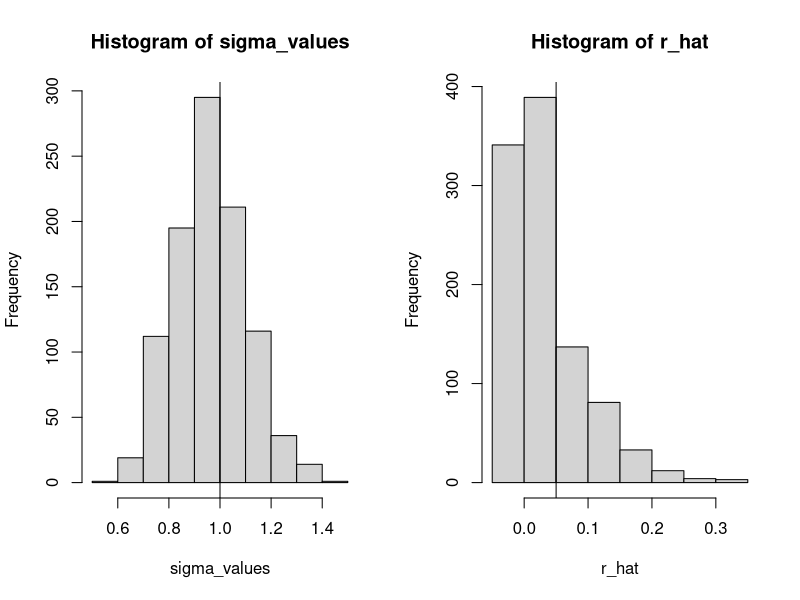
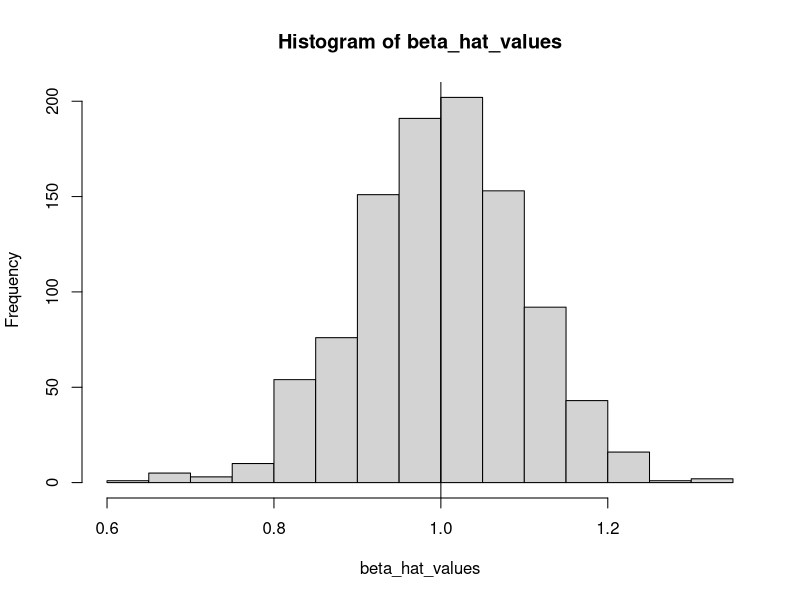
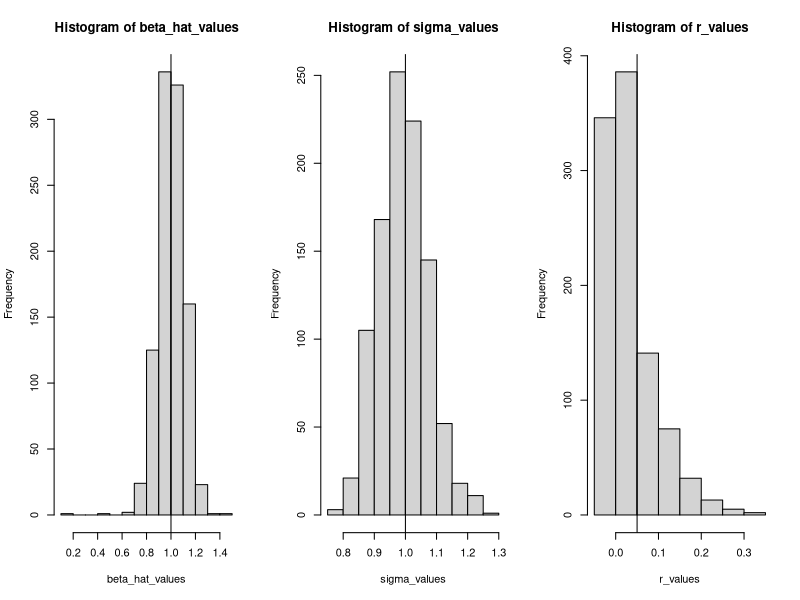
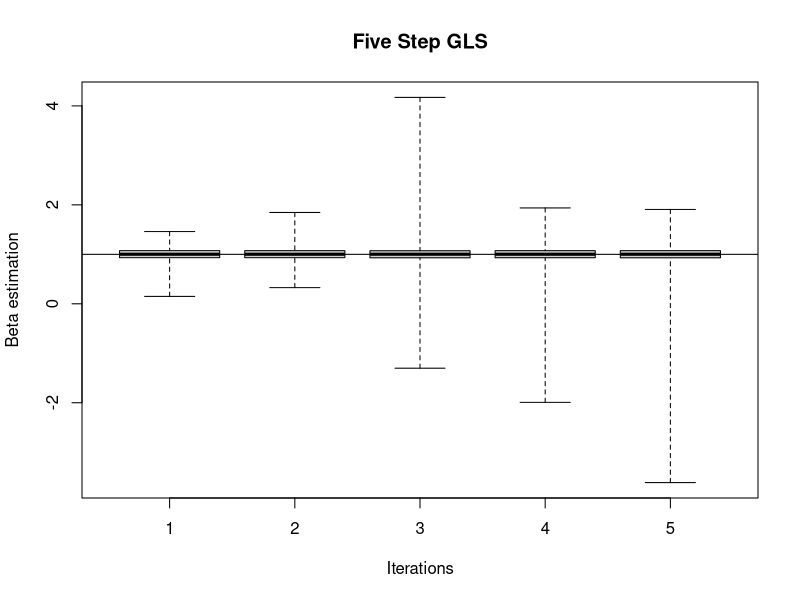
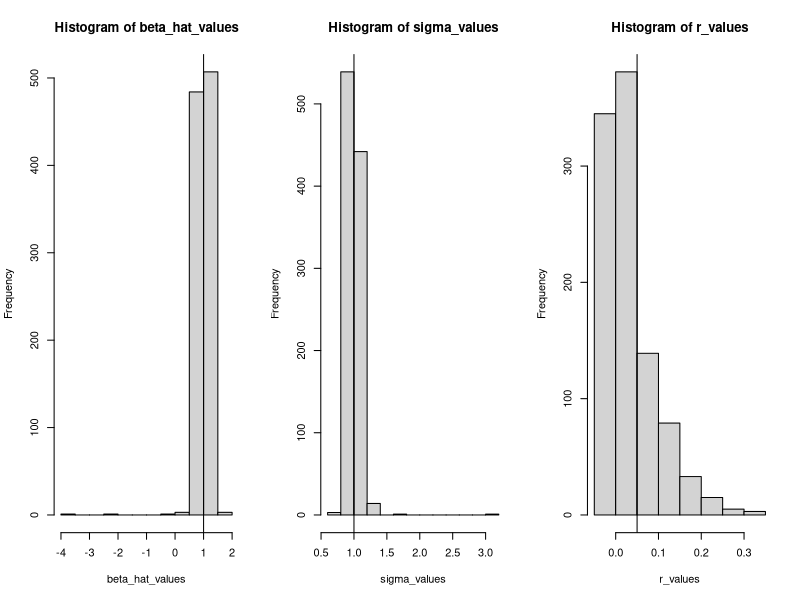

The R script that drew these images, in order:
### HW 4.  GLS and correlated errors.
### Part 2.  (Part 1 is the problems from the book.)

### 1. Generate correlated errors.

n = 100
r = 0.05
G = matrix(r,n,n) + diag(1-r,n,n)
chol_G = chol(G)

set.seed(12345)
n_replications = 1000
epsilons = matrix(rnorm(n*n_replications),n,n_replications)
epsilons = as.data.frame(chol_G %*% epsilons)
head(epsilons)[,1:6]
  
S_n = colSums(epsilons)
sigma_values = diag(cov(epsilons))
# Var(Sn)
var(S_n)

par(mfrow = c(1,2))

# Empirical value of sigma
sigma_hat = mean(sigma_values)
sigma_hat
hist(sigma_values)
abline(v = 1)

# Empirical value of r
non_diag_terms = (matrix(1,n,n_replications)-diag(1,n,n_replications))>0
var_hat = vector(length = 1000)
r_hat = vector(length = 1000)
for(i in 1:1000){
  cov_hat    = epsilons[,i] %*% t(epsilons[,i])
  var_hat[i] = mean(diag(cov_hat))
  r_hat[i] = mean(cov_hat[lower.tri(cov_hat, diag = FALSE)]/var_hat[i])
}
mean(r_hat)
hist(r_hat)
abline(v = r)

par(mfrow = c(1,1))

# Relationship between var(Sn), r, sigma satisfied?
abs(var(S_n)-n*sigma_hat^2-n*(n-1)*sigma_hat^2*r)/var(S_n)

# True value of S_n
true_VarSn = n*1+n*(n-1)*1*r
true_VarSn

# Relative error
abs(true_VarSn- var(S_n))/true_VarSn

### 2. OLS

X = matrix(rnorm(100000),100,1000)
Y = X + epsilons

ols = function(X,Y){
  n = nrow(X)
  p = ncol(X)
  beta_hat_values = vector(length = p)
  epsilon_values = matrix(nrow = n, ncol = p)
  for (i in 1:p){
    Xi = X[,i]
    Yi = Y[,i]
    beta_hat_values[i] = solve(t(Xi) %*% Xi) %*% t(Xi)%*%Yi
    epsilon_values[,i] = Yi-beta_hat_values[i] %*% Yi
  }
  list(beta_hat_values = beta_hat_values, epsilons = epsilon_values)
}

beta_hat_values = ols(X,Y)$beta_hat_values

# Estimate of beta
mean(beta_hat_values)
hist(beta_hat_values)
abline(v = 1)


### 3. One Step GLS
X = matrix(rnorm(100000),100,1000)
Y = X + epsilons

gls = function(X,Y,epsilons, beta_hat_ols){
  n = nrow(X)
  p = ncol(X)
  non_diag_terms = (matrix(1,n,p)-diag(1,n,p))>0
  beta_hat_values = beta_hat_ols
  var_hat_values = vector(length = p)
  r_hat_values = vector(length = p)
  epsilons_update = epsilons
  for (i in 1:p){
    # Residuals
    e = Y[,i] - X[,i]*beta_hat_values[i]
    # Empirical value of cov
    cov_hat = e %*% t(e)
    # Empirical value of var
    var_hat_values[i] = mean(diag(cov_hat))
    # Empirical value of r
    r_hat_values[i] = mean(cov_hat[lower.tri(cov_hat, diag = FALSE)]/var_hat_values[i])
    # Estimate G
    G_hat = matrix(r_hat_values[i],n,n) + diag(var_hat_values[i]-r_hat_values[i],n,n)
    G_hat_inv = solve(G_hat)
    # Add beta hat value
    Xi = X[,i]
    Yi = Y[,i]
    beta_hat_values[i] = solve(t(Xi) %*% G_hat_inv %*% Xi) %*% t(Xi) %*% G_hat_inv %*% Yi
    # Update epsilon
    epsilons_update[,i] = G_hat_inv %*% e
  }
  return(list(beta_hat_values = beta_hat_values, 
              epsilons = epsilons_update,
              r_hat_values = r_hat_values,
              var_hat_values = var_hat_values))
}

beta_hat_ols = ols(X,Y)$beta_hat_values
gls_out = gls(X,Y,epsilons,beta_hat_ols)

par(mfrow = c(1,3))
gls_out$epsilons

# Estimate of beta
beta_hat_values = gls_out$beta_hat_values
mean(beta_hat_values)
hist(beta_hat_values)
abline(v = 1)

# Empirical value of sigma
sigma_values = sqrt(gls_out$var_hat_values)
mean(sigma_values)
hist(sigma_values)
abline(v = 1)

# Empirical value of r
r_values = gls_out$r_hat_values
mean(r_values)
hist(r_values)
abline(v = r)

par(mfrow = c(1,1))


### 4. Five Step GLS

gls_it = function(X,Y,n_it){
  # Step zero: ols
  ols_out = ols(X,Y)
  epsilons_update = ols_out$epsilons
  beta_hat_update = ols_out$beta_hat_values
  # Iterations
  beta_hat_values_it = matrix(nrow = 1000, ncol = n_it)
  var_hat_values_it = matrix(nrow = 1000, ncol = n_it)
  r_hat_values_it = matrix(nrow = 1000, ncol = n_it)
  for (j in 1:n_it){
    gls_out = gls(X,Y,epsilons_update,beta_hat_update)
    beta_hat_values_it[,j] = gls_out$beta_hat_values
    var_hat_values_it[,j] = gls_out$var_hat_values
    r_hat_values_it[,j] = gls_out$r_hat_values
    epsilons_update = gls_out$epsilons
    beta_hat_update = beta_hat_values_it[,j]
    cat('Step ',j,' done.\n')
  }
  list(beta_hat_values_it = beta_hat_values_it,
       var_hat_values_it = var_hat_values_it,
       r_hat_values_it = r_hat_values_it)
}
gls_it_out = gls_it(X,Y,5)
beta_hat_values_it = gls_it_out$beta_hat_values_it
var_hat_values_it = gls_it_out$var_hat_values_it
r_hat_values_it = gls_it_out$r_hat_values_it

boxplot(beta_hat_values_it, main = "Five Step GLS",
        xlab = "Iterations", ylab = "Beta estimation",
        range=0)
abline(h=1)

par(mfrow = c(1,3))
# Estimate of beta
beta_hat_values = beta_hat_values_it[,5]
mean(beta_hat_values)
hist(beta_hat_values)
abline(v = 1)

# Empirical value of sigma
sigma_values = sqrt(var_hat_values_it[,5])
sigma_hat = mean(sigma_values)
sigma_hat
hist(sigma_values)
abline(v = 1)

# Empirical value of r
r_values = r_hat_values_it[,5]
r_hat = mean(r_values)
r_hat
hist(r_values)
abline(v = r)

par(mfrow = c(1,1))

